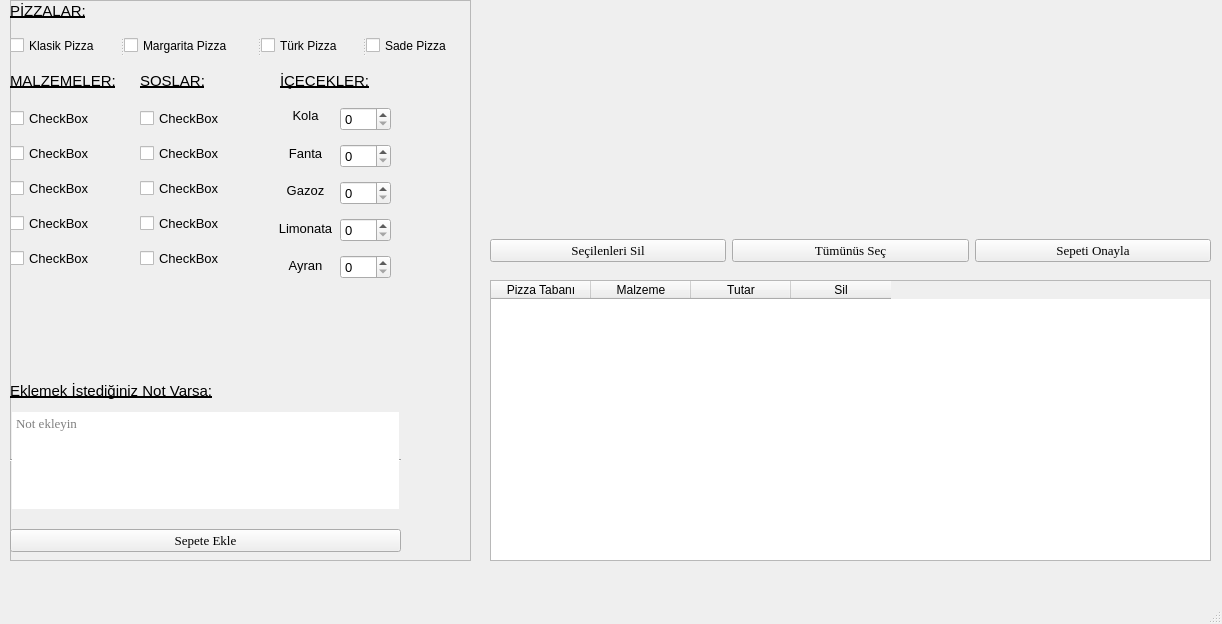
<?xml version="1.0" encoding="UTF-8"?>
<ui version="4.0">
 <class>MainWindow</class>
 <widget class="QMainWindow" name="MainWindow">
  <property name="geometry">
   <rect>
    <x>0</x>
    <y>0</y>
    <width>1222</width>
    <height>624</height>
   </rect>
  </property>
  <property name="windowTitle">
   <string>MainWindow</string>
  </property>
  <widget class="QWidget" name="centralwidget">
   <widget class="QTableWidget" name="sepet_table">
    <property name="geometry">
     <rect>
      <x>490</x>
      <y>280</y>
      <width>721</width>
      <height>281</height>
     </rect>
    </property>
    <property name="frameShape">
     <enum>QFrame::StyledPanel</enum>
    </property>
    <property name="sizeAdjustPolicy">
     <enum>QAbstractScrollArea::AdjustToContents</enum>
    </property>
    <property name="editTriggers">
     <set>QAbstractItemView::AnyKeyPressed|QAbstractItemView::DoubleClicked</set>
    </property>
    <property name="showGrid">
     <bool>false</bool>
    </property>
    <property name="wordWrap">
     <bool>false</bool>
    </property>
    <property name="columnCount">
     <number>4</number>
    </property>
    <column>
     <property name="text">
      <string>Pizza Tabanı</string>
     </property>
    </column>
    <column>
     <property name="text">
      <string>Malzeme</string>
     </property>
    </column>
    <column>
     <property name="text">
      <string>Tutar</string>
     </property>
    </column>
    <column>
     <property name="text">
      <string>Sil</string>
     </property>
    </column>
   </widget>
   <widget class="QFrame" name="frame">
    <property name="geometry">
     <rect>
      <x>10</x>
      <y>0</y>
      <width>461</width>
      <height>561</height>
     </rect>
    </property>
    <property name="frameShape">
     <enum>QFrame::StyledPanel</enum>
    </property>
    <property name="frameShadow">
     <enum>QFrame::Raised</enum>
    </property>
    <widget class="QLabel" name="pizzalar_label">
     <property name="geometry">
      <rect>
       <x>0</x>
       <y>0</y>
       <width>371</width>
       <height>21</height>
      </rect>
     </property>
     <property name="font">
      <font>
       <pointsize>11</pointsize>
       <underline>true</underline>
      </font>
     </property>
     <property name="text">
      <string>PİZZALAR:</string>
     </property>
    </widget>
    <widget class="QLabel" name="malzemeler_label">
     <property name="geometry">
      <rect>
       <x>0</x>
       <y>70</y>
       <width>131</width>
       <height>21</height>
      </rect>
     </property>
     <property name="font">
      <font>
       <pointsize>11</pointsize>
       <underline>true</underline>
      </font>
     </property>
     <property name="text">
      <string>MALZEMELER:</string>
     </property>
    </widget>
    <widget class="QLabel" name="malzemeler_label_2">
     <property name="geometry">
      <rect>
       <x>130</x>
       <y>70</y>
       <width>131</width>
       <height>21</height>
      </rect>
     </property>
     <property name="font">
      <font>
       <pointsize>11</pointsize>
       <underline>true</underline>
      </font>
     </property>
     <property name="text">
      <string>SOSLAR:</string>
     </property>
    </widget>
    <widget class="QWidget" name="layoutWidget">
     <property name="geometry">
      <rect>
       <x>130</x>
       <y>100</y>
       <width>121</width>
       <height>181</height>
      </rect>
     </property>
     <layout class="QVBoxLayout" name="verticalLayout_2">
      <item>
       <widget class="QCheckBox" name="klasik_p_10">
        <property name="font">
         <font>
          <pointsize>10</pointsize>
         </font>
        </property>
        <property name="text">
         <string>CheckBox</string>
        </property>
       </widget>
      </item>
      <item>
       <widget class="QCheckBox" name="klasik_p_11">
        <property name="font">
         <font>
          <pointsize>10</pointsize>
         </font>
        </property>
        <property name="text">
         <string>CheckBox</string>
        </property>
       </widget>
      </item>
      <item>
       <widget class="QCheckBox" name="klasik_p_12">
        <property name="font">
         <font>
          <pointsize>10</pointsize>
         </font>
        </property>
        <property name="text">
         <string>CheckBox</string>
        </property>
       </widget>
      </item>
      <item>
       <widget class="QCheckBox" name="klasik_p_13">
        <property name="font">
         <font>
          <pointsize>10</pointsize>
         </font>
        </property>
        <property name="text">
         <string>CheckBox</string>
        </property>
       </widget>
      </item>
      <item>
       <widget class="QCheckBox" name="klasik_p_14">
        <property name="font">
         <font>
          <pointsize>10</pointsize>
         </font>
        </property>
        <property name="text">
         <string>CheckBox</string>
        </property>
       </widget>
      </item>
     </layout>
    </widget>
    <widget class="QLabel" name="malzemeler_label_3">
     <property name="geometry">
      <rect>
       <x>270</x>
       <y>70</y>
       <width>131</width>
       <height>21</height>
      </rect>
     </property>
     <property name="font">
      <font>
       <pointsize>11</pointsize>
       <underline>true</underline>
      </font>
     </property>
     <property name="text">
      <string>İÇECEKLER:</string>
     </property>
    </widget>
    <widget class="QPlainTextEdit" name="plainTextEdit">
     <property name="geometry">
      <rect>
       <x>0</x>
       <y>410</y>
       <width>391</width>
       <height>101</height>
      </rect>
     </property>
     <property name="font">
      <font>
       <family>Times New Roman</family>
       <pointsize>10</pointsize>
      </font>
     </property>
     <property name="frameShape">
      <enum>QFrame::HLine</enum>
     </property>
     <property name="placeholderText">
      <string>Not ekleyin</string>
     </property>
    </widget>
    <widget class="QLabel" name="malzemeler_label_4">
     <property name="geometry">
      <rect>
       <x>0</x>
       <y>380</y>
       <width>241</width>
       <height>21</height>
      </rect>
     </property>
     <property name="font">
      <font>
       <pointsize>11</pointsize>
       <underline>true</underline>
      </font>
     </property>
     <property name="text">
      <string>Eklemek İstediğiniz Not Varsa:</string>
     </property>
    </widget>
    <widget class="QSplitter" name="splitter">
     <property name="geometry">
      <rect>
       <x>0</x>
       <y>30</y>
       <width>461</width>
       <height>31</height>
      </rect>
     </property>
     <property name="orientation">
      <enum>Qt::Horizontal</enum>
     </property>
     <widget class="QCheckBox" name="klas_pizza_check">
      <property name="font">
       <font>
        <pointsize>9</pointsize>
       </font>
      </property>
      <property name="text">
       <string>Klasik Pizza</string>
      </property>
     </widget>
     <widget class="QCheckBox" name="Mar_pizza_check">
      <property name="font">
       <font>
        <pointsize>9</pointsize>
       </font>
      </property>
      <property name="toolTip">
       <string>margarita</string>
      </property>
      <property name="statusTip">
       <string/>
      </property>
      <property name="text">
       <string>Margarita Pizza</string>
      </property>
     </widget>
     <widget class="QCheckBox" name="turk_pizza_check">
      <property name="font">
       <font>
        <pointsize>9</pointsize>
       </font>
      </property>
      <property name="text">
       <string>Türk Pizza</string>
      </property>
     </widget>
     <widget class="QCheckBox" name="s_pizza_check">
      <property name="font">
       <font>
        <pointsize>9</pointsize>
       </font>
      </property>
      <property name="text">
       <string>Sade Pizza</string>
      </property>
     </widget>
    </widget>
    <widget class="QWidget" name="layoutWidget">
     <property name="geometry">
      <rect>
       <x>0</x>
       <y>100</y>
       <width>111</width>
       <height>181</height>
      </rect>
     </property>
     <layout class="QVBoxLayout" name="verticalLayout">
      <item>
       <widget class="QCheckBox" name="klasik_p_5">
        <property name="font">
         <font>
          <pointsize>10</pointsize>
         </font>
        </property>
        <property name="text">
         <string>CheckBox</string>
        </property>
       </widget>
      </item>
      <item>
       <widget class="QCheckBox" name="klasik_p_6">
        <property name="font">
         <font>
          <pointsize>10</pointsize>
         </font>
        </property>
        <property name="text">
         <string>CheckBox</string>
        </property>
       </widget>
      </item>
      <item>
       <widget class="QCheckBox" name="klasik_p_7">
        <property name="font">
         <font>
          <pointsize>10</pointsize>
         </font>
        </property>
        <property name="text">
         <string>CheckBox</string>
        </property>
       </widget>
      </item>
      <item>
       <widget class="QCheckBox" name="klasik_p_8">
        <property name="font">
         <font>
          <pointsize>10</pointsize>
         </font>
        </property>
        <property name="text">
         <string>CheckBox</string>
        </property>
       </widget>
      </item>
      <item>
       <widget class="QCheckBox" name="klasik_p_9">
        <property name="font">
         <font>
          <pointsize>10</pointsize>
         </font>
        </property>
        <property name="text">
         <string>CheckBox</string>
        </property>
       </widget>
      </item>
     </layout>
    </widget>
    <widget class="QWidget" name="layoutWidget">
     <property name="geometry">
      <rect>
       <x>0</x>
       <y>520</y>
       <width>391</width>
       <height>41</height>
      </rect>
     </property>
     <layout class="QHBoxLayout" name="horizontalLayout_2">
      <item>
       <widget class="QPushButton" name="sepete_ekle">
        <property name="font">
         <font>
          <family>Times New Roman</family>
          <pointsize>10</pointsize>
         </font>
        </property>
        <property name="text">
         <string>Sepete Ekle</string>
        </property>
       </widget>
      </item>
     </layout>
    </widget>
    <widget class="QWidget" name="layoutWidget">
     <property name="geometry">
      <rect>
       <x>260</x>
       <y>100</y>
       <width>71</width>
       <height>181</height>
      </rect>
     </property>
     <layout class="QVBoxLayout" name="verticalLayout_3">
      <item>
       <widget class="QLabel" name="label">
        <property name="font">
         <font>
          <pointsize>10</pointsize>
         </font>
        </property>
        <property name="text">
         <string>Kola</string>
        </property>
        <property name="alignment">
         <set>Qt::AlignCenter</set>
        </property>
       </widget>
      </item>
      <item>
       <widget class="QLabel" name="label_2">
        <property name="font">
         <font>
          <pointsize>10</pointsize>
         </font>
        </property>
        <property name="text">
         <string>Fanta</string>
        </property>
        <property name="alignment">
         <set>Qt::AlignCenter</set>
        </property>
       </widget>
      </item>
      <item>
       <widget class="QLabel" name="label_3">
        <property name="font">
         <font>
          <pointsize>10</pointsize>
         </font>
        </property>
        <property name="text">
         <string>Gazoz</string>
        </property>
        <property name="alignment">
         <set>Qt::AlignCenter</set>
        </property>
       </widget>
      </item>
      <item>
       <widget class="QLabel" name="label_4">
        <property name="font">
         <font>
          <pointsize>10</pointsize>
         </font>
        </property>
        <property name="text">
         <string>Limonata</string>
        </property>
        <property name="alignment">
         <set>Qt::AlignCenter</set>
        </property>
       </widget>
      </item>
      <item>
       <widget class="QLabel" name="label_5">
        <property name="font">
         <font>
          <pointsize>10</pointsize>
         </font>
        </property>
        <property name="text">
         <string>Ayran</string>
        </property>
        <property name="alignment">
         <set>Qt::AlignCenter</set>
        </property>
       </widget>
      </item>
     </layout>
    </widget>
    <widget class="QWidget" name="layoutWidget">
     <property name="geometry">
      <rect>
       <x>330</x>
       <y>100</y>
       <width>51</width>
       <height>191</height>
      </rect>
     </property>
     <layout class="QVBoxLayout" name="verticalLayout_4">
      <item>
       <widget class="QSpinBox" name="spinBox_KOLA">
        <property name="font">
         <font>
          <pointsize>10</pointsize>
         </font>
        </property>
       </widget>
      </item>
      <item>
       <widget class="QSpinBox" name="spinBox_FANTA">
        <property name="font">
         <font>
          <pointsize>10</pointsize>
         </font>
        </property>
       </widget>
      </item>
      <item>
       <widget class="QSpinBox" name="spinBox_GAZOZ">
        <property name="font">
         <font>
          <pointsize>10</pointsize>
         </font>
        </property>
       </widget>
      </item>
      <item>
       <widget class="QSpinBox" name="spinBox_LMONATA">
        <property name="font">
         <font>
          <pointsize>10</pointsize>
         </font>
        </property>
       </widget>
      </item>
      <item>
       <widget class="QSpinBox" name="spinBox_AYRAN">
        <property name="font">
         <font>
          <pointsize>10</pointsize>
         </font>
        </property>
       </widget>
      </item>
     </layout>
    </widget>
   </widget>
   <widget class="QWidget" name="layoutWidget">
    <property name="geometry">
     <rect>
      <x>490</x>
      <y>230</y>
      <width>721</width>
      <height>41</height>
     </rect>
    </property>
    <layout class="QHBoxLayout" name="horizontalLayout">
     <item>
      <widget class="QPushButton" name="secilenleri_sil">
       <property name="font">
        <font>
         <family>Times New Roman</family>
         <pointsize>10</pointsize>
        </font>
       </property>
       <property name="text">
        <string>Seçilenleri Sil</string>
       </property>
      </widget>
     </item>
     <item>
      <widget class="QPushButton" name="tumunu_sec">
       <property name="font">
        <font>
         <family>Times New Roman</family>
         <pointsize>10</pointsize>
        </font>
       </property>
       <property name="text">
        <string>Tümünüs Seç</string>
       </property>
      </widget>
     </item>
     <item>
      <widget class="QPushButton" name="sepeti_onayla">
       <property name="font">
        <font>
         <family>Times New Roman</family>
         <pointsize>10</pointsize>
        </font>
       </property>
       <property name="text">
        <string>Sepeti Onayla</string>
       </property>
      </widget>
     </item>
    </layout>
   </widget>
  </widget>
  <widget class="QMenuBar" name="menubar">
   <property name="geometry">
    <rect>
     <x>0</x>
     <y>0</y>
     <width>1222</width>
     <height>26</height>
    </rect>
   </property>
  </widget>
  <widget class="QStatusBar" name="statusbar"/>
 </widget>
 <resources/>
 <connections/>
</ui>
